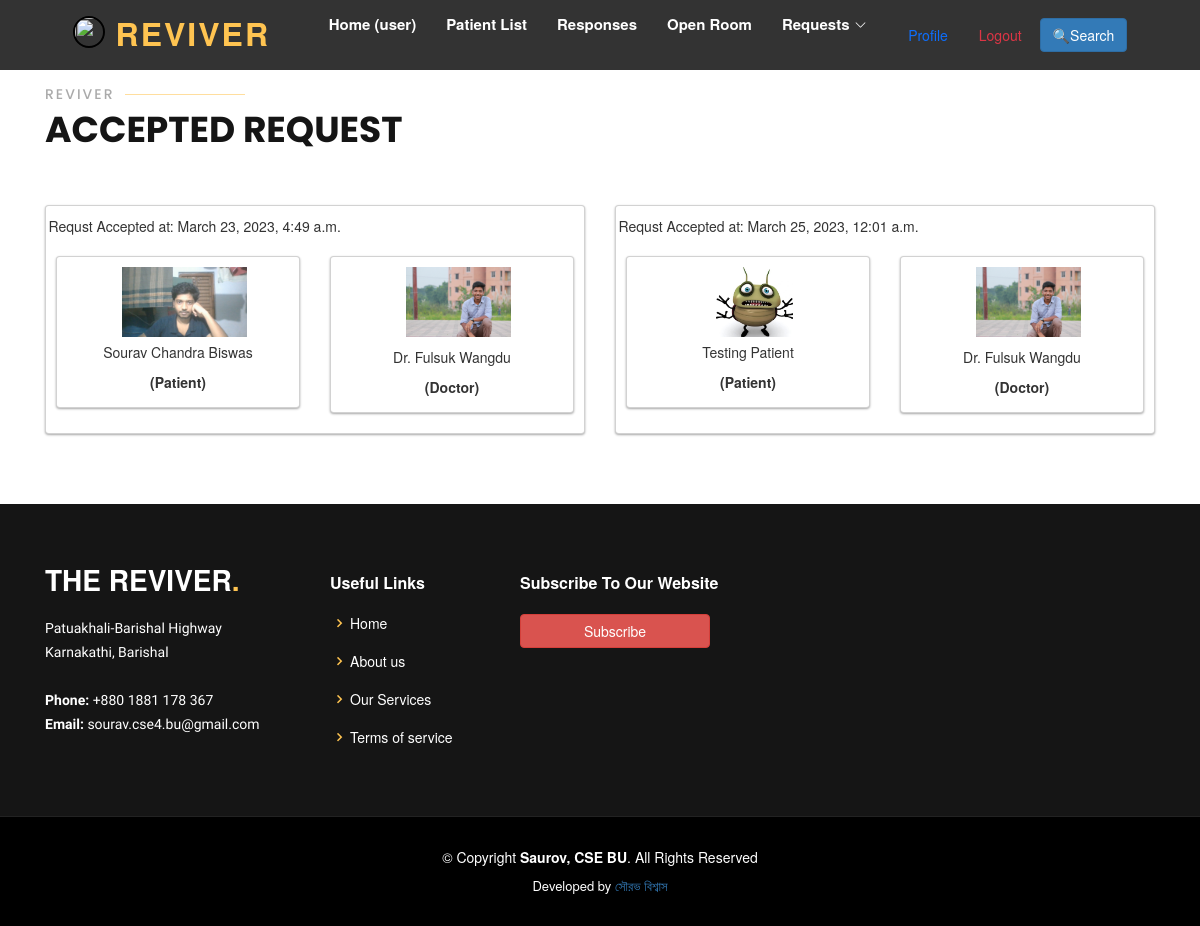
/user/patient_accepted/ (signed in), run on an earlier commit of the app's database.
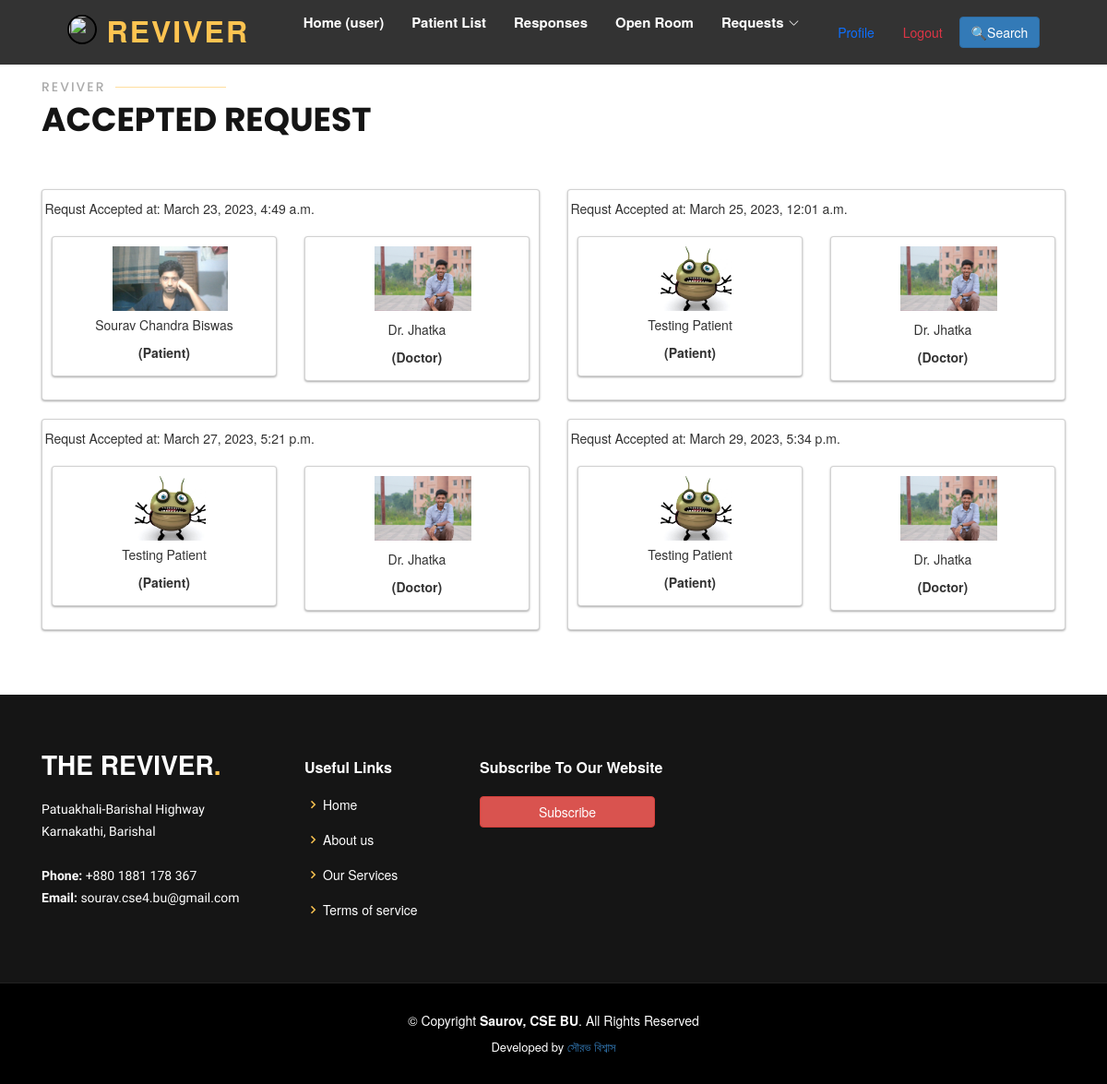
And on a later commit of the database.
### user/models.py (models this page shows, shortened)
class Patient(models.Model):
    gender_choice = (
            ('female', 'Female'),
            ('male', 'Male'),
            ('other', 'Other'),
        )
    user_profile = models.ForeignKey(UserProfile, on_delete = models.CASCADE)
    diagnosis = models.TextField(blank = True, null = True)
    name = models.CharField(max_length= 30, blank = True, null = True)
    age = models.IntegerField(blank = True, null = True)
    gender = models.CharField(max_length=30, blank=True, null=True, choices=gender_choice)
    image = models.ImageField(upload_to="images/",  blank=True, null = True)
    created_at = models.DateTimeField(default=get_current_time(), blank = True, null = True)
    def __init__(self, *args, **kwargs):
        user_profile = kwargs.pop('user_profile', None)
        super().__init__(*args, **kwargs)
        if user_profile:
            self.instance.user_profile = user_profile

### doctor/models.py (models this page shows, shortened)
class Doctordata(models.Model):
    gender_choice = (
            ('female', 'Female'),
            ('male', 'Male'),
            ('other', 'Other'),
        )
    regt = (
            ('medical', 'Medical'),
            ('dental', 'Dental'),
        )
    latenight = (
            ('yes', 'Yes'),
            ('no', 'No'),
        )
    user_profile = models.ForeignKey(UserProfile, on_delete=models.CASCADE, related_name='doctor_data', default = None)
    name = models.CharField(max_length = 200, null = True, blank = True)
    doctoremail = models.EmailField(max_length = 200, null = True, blank = True)
    regtype = models.CharField(max_length=30, blank=True, null=True, choices=regt)
    regnum = models.CharField(max_length = 30, unique = True, null = True, blank = True)
    NID = models.CharField(max_length = 20, unique = True, null = True, blank = True)
    image = models.ImageField(upload_to="images/",  blank=True, null = True)
    gender = models.CharField(max_length=30, blank=True, null=True, choices=gender_choice)
    dob  = models.DateField(null = True, blank = True)
    bio = models.TextField(null = True, blank = True)
    degrees = models.CharField(max_length = 200, null = True, blank = True)
    working_hospital = models.CharField(max_length = 200, null = True, blank = True)
    designation = models.CharField(max_length = 200, blank = True, null = True)
    latenightstatus = models.CharField(max_length=30, blank=True, null=True, choices=latenight)
    chamberaddress = models.CharField(max_length = 200, null = True, blank = True)
    oldpassword = models.CharField(max_length=128, null = True, blank = True)
    newpassword = models.CharField(max_length=18, null = True, blank = True)
    confirmpassword = models.CharField(max_length=18, null = True, blank = True)
    active_time_start = models.TimeField(null = True, blank = True)
    active_time_end = models.TimeField(null = True, blank = True)
    active_day = models.DateField(blank = True, null = True)
    visits = models.IntegerField(blank = True, null = True)
    rating = models.FloatField(default=0.0, blank = True, null = True)
    ratingcount = models.IntegerField(default=0, blank = True, null= True)
    def image_tag(self):
        if self.image:
            return mark_safe('<img src="{}" height="70" width="60" />'.format(self.image.url))
    image_tag.short_description = 'Image'

### user/views.py (the view)
# urls.py: path('patient_accepted/', views.patient_accepted, name = 'patient_accepted'),
def patient_accepted(request):
    context = {}
    if not request.user.is_authenticated:
        return redirect('signin')
    user_profile = UserProfile.objects.get(user=request.user)
    context['user_profile'] = user_profile
    if user_profile is not None:
        user_profile.last_seen = timezone.now()
        user_profile.save()
    data = Emgergency.objects.filter(user_profile=user_profile, status='Accepted')
    datas = []
    for ds in data:
        lst = []
        dd = ds.patient_profile
        dd.created_at = ds.reqdatetime
        print (dd.created_at)
        lst.append(dd)
        doctor_data = Doctordata.objects.get(user_profile=ds.doctor_profile)
        lst.append(doctor_data)
        datas.append(lst)
    context['resultset'] = datas
    return render(request, 'user/accepted.html', context)

### templates/user/accepted.html (shortened to what this page needs)
{% extends 'user/base.html' %}
{% load static %}
{% block addhead %}
<link rel="stylesheet" href="https://maxcdn.bootstrapcdn.com/bootstrap/3.4.1/css/bootstrap.min.css">
{% endblock %}
{% block body %}
<div class="section-title mt-5">
    <h2>Reviver</h2>
    <p>Accepted Request</p>
</div>
<div class="row">
    {% for ds in resultset %}
    <div class="col-md-6">
        <div class="card">
            <div class="card-body">
                <div class="row">
                    {% for data in ds %}
                    {% if forloop.counter == 1 %}
                    <p> Requst Accepted at: {{ data.created_at }} </p>
                    <div class="col-md-6">
                        <div class="card">
                            <div class="card-body">
                                <div class="image">
                                    <img src="{{ data.image.url }}" alt="no image found" style="width: 235px; height: 70px; object-fit: contain; object-position: center;">
                                </div>
                                <div class="card-inner text-center">
                                    <div class="header">
                                        <div class="row">
                                            <p class = "sm mt-2"> {{ data.name }}</p>
                                            <h7 class="fw-bold">(Patient)</h7>
                                        </div>
                                    </div>
                                </div>
                            </div>
                        </div>
                    </div>
                    {% else %}
                    <div class="col-md-6">
                        <div class="card">
                            <div class="card-body">
                                <div class="image">
                                    <img src="{{ data.image.url }}" alt="no image found" style="width: 235px; height: 70px; object-fit: contain; object-position: center;">
                                </div>
                                <div class="card-inner text-center mt-2">
                                    <div class="header">
                                        <div class="row">
                                            <p class = "sm mt-2"> {{ data.name }}</p>
                                            <h7 class="fw-bold">(Doctor)</h7>
                                                                              </div>
                                    </div>
                                </div>
                            </div>
                        </div>
                    </div>
                    {% endif %}
                    {% endfor %}
                </div>
            </div>
        </div>
    </div>
    {% endfor %}
</div>
{% endblock %}

### templates/user/base.html (shortened to what this page needs)
<!DOCTYPE html>
{% load static %}
<html lang="en">
<head>
  <link href="{% static 'assets/vendor/aos/aos.css' %}" rel="stylesheet">
  <link href="{% static 'assets/vendor/bootstrap/css/bootstrap.min.css' %}" rel="stylesheet">
  <link href="{% static 'assets/vendor/bootstrap-icons/bootstrap-icons.css' %}" rel="stylesheet">
  <link href="{% static 'assets/vendor/boxicons/css/boxicons.min.css' %}" rel="stylesheet">
  <link href="{% static 'assets/vendor/glightbox/css/glightbox.min.css' %}" rel="stylesheet">
  <link href="{% static 'assets/vendor/remixicon/remixicon.css' %}" rel="stylesheet">
  <link href="{% static 'assets/vendor/swiper/swiper-bundle.min.css' %}" rel="stylesheet">
  <link href="{% static 'assets/css/style.css' %}" rel="stylesheet">
  {% block addhead %}
  {% endblock %}
</head>
<body>
  <header id="header" class="fixed-top header-inner-pages">
    <div class="container d-flex align-items-center justify-content-lg-between">
      <h1 class="logo me-auto me-lg-0"><a href="{% url 'userhome' %}"><span><img
              src="{% static 'assets/img/stetheto.png' %}" rel="icon" width="32px" height="32px"
              style="position: relative; top: -5px; border: 2px solid black; border-radius: 50%;">
              Reviver
            </span></a>
      </h1>
      <nav id="navbar" class="navbar order-last order-lg-0">
        <ul>
          <li><a class="nav-link scrollto " href="{% url 'userhome' %}">Home
            {% if user_profile is none %}
              (guest)
              {% elif user_profile.role == "user" or user_profile.role == "User" %}
              (user)
              {% else %}
              (doctor)
              {% endif %}
          </a></li>
          {% if user_profile.role == "user" or user_profile.role == "User" %}
          <li><a class="nav-link scrollto" href="{% url 'showpatients' %}">Patient List</a></li>
          <li><a class="nav-link scrollto" href="{% url 'scheduled_meeting' %}">Responses</a></li>
          <li><a class="nav-link scrollto" href="{% url 'openroom' %}">Open Room</a></li>
          <li class="dropdown"><a href="{% url 'patient_accepted' %}"><span>Requests</span> <i
                class="bi bi-chevron-down"></i></a>
          </li>
          {% endif %}
        </ul>
      </nav>
      <div class="d-flex justify-content-end">
        {% if user_profile %}
        <a href="{% url 'userprofile' %}" class="btn btn-outline-primary me-2" role="button">Profile</a>
        <a href="{% url 'logout' %}" class="btn btn-outline-danger me-2" role="button">Logout</a>
        {% else %}
        <a href="{% url 'signup' %}" class="btn btn-outline-primary me-2" role="button">Get Started</a>
        {% endif %}
        <a href="{% url 'findin' %}" class="btn btn-primary" role="button">&#x1F50D;Search</a>
      </div>
    </div>
  </header>
  <main id="main">
    <section class="inner-page">
      <div class="container">
        {% block body %}
        {% endblock %}
      </div>
    </section>
  </main>
  <footer id="footer">
    <div class="footer-top">
      <div class="container">
        <div class="row">
          <div class="col-lg-3 col-md-6">
            <div class="footer-info">
              <h3>The Reviver<span>.</span></h3>
              <p>
                Patuakhali-Barishal Highway <br>
                Karnakathi, Barishal<br><br>
                <strong>Phone:</strong> +880 1881 178 367<br>
                <strong>Email:</strong> sourav.cse4.bu@gmail.com<br>
              </p>
            </div>
          </div>
          <div class="col-lg-2 col-md-6 footer-links">
            <h4>Useful Links</h4>
            <ul>
              <li><i class="bx bx-chevron-right"></i> <a href="{% url 'userhome' %}">Home</a></li>
              <li><i class="bx bx-chevron-right"></i> <a href="#">About us</a></li>
              <li><i class="bx bx-chevron-right"></i> <a href="#">Our Services</a></li>
              <li><i class="bx bx-chevron-right"></i> <a href="#">Terms of service</a></li>
            </ul>
          </div>
          <div class="col-lg-4 col-md-6 footer-newsletter">
            <h4>Subscribe To Our Website</h4>
            <a href="{% url 'payforsub' %}"><button type="button btn" class="btn btn-danger" style="width:190px"
                value="Subscribe">Subscribe</button></a>
          </div>
        </div>
      </div>
    </div>
    <div class="container">
      <div class="copyright">
        &copy; Copyright <strong><span>Saurov, CSE BU</span></strong>. All Rights Reserved
      </div>
      <div class="credits">
        Developed by <a href="https://www.facebook.com/souravbiswassanto">সৌরভ বিশ্বাস</a>
      </div>
    </div>
  </footer>
</body>
</html>

### static/assets/css/style.css (style rules this page uses)
body { font-family: "Open Sans", sans-serif; color: #444444; }
a { color: #ffc451; text-decoration: none; }
h1, h2, h3, h4, h5, h6 { font-family: "Raleway", sans-serif; }
#header { transition: all 0.5s; z-index: 997; padding: 0px 0; }
#header.header-scrolled, #header.header-inner-pages { background: rgba(0, 0, 0, 0.8); }
#header .logo { font-size: 32px; margin: 0; padding: 0; line-height: 1; font-weight: 700; letter-spacing: 2px; text-transform: uppercase; }
#header .logo a { color: #fff; }
#header .logo a span { color: #ffc451; }
#header .logo img { max-height: 40px; }
.navbar { padding: 0; }
.navbar ul { margin: 0; padding: 0; display: flex; list-style: none; align-items: center; }
.navbar li { position: relative; }
.navbar a, .navbar a:focus { display: flex; align-items: center; justify-content: space-between; padding: 10px 0 10px 30px; font-size: 15px; font-weight: 600; color: #fff; white-space: nowrap; transition: 0.3s; }
.navbar a i, .navbar a:focus i { font-size: 12px; line-height: 0; margin-left: 5px; }
section { padding: 60px 0; overflow: hidden; }
.section-title { padding-bottom: 40px; }
.section-title h2 { font-size: 14px; font-weight: 500; padding: 0; line-height: 1px; margin: 0 0 5px 0; letter-spacing: 2px; text-transform: uppercase; color: #aaaaaa; font-family: "Poppins", sans-serif; }
.section-title h2::after { content: ""; width: 120px; height: 1px; display: inline-block; background: #ffde9e; margin: 4px 10px; }
.section-title p { margin: 0; margin: 0; font-size: 36px; font-weight: 700; text-transform: uppercase; font-family: "Poppins", sans-serif; color: #151515; }
#footer { background: black; padding: 0 0 30px 0; color: #fff; font-size: 14px; }
#footer .footer-top { background: #151515; border-bottom: 1px solid #222222; padding: 60px 0 30px 0; }
#footer .footer-top .footer-info { margin-bottom: 30px; }
#footer .footer-top .footer-info h3 { font-size: 28px; margin: 0 0 20px 0; padding: 2px 0 2px 0; line-height: 1; font-weight: 700; text-transform: uppercase; }
#footer .footer-top .footer-info h3 span { color: #ffc451; }
#footer .footer-top .footer-info p { font-size: 14px; line-height: 24px; margin-bottom: 0; font-family: "Raleway", sans-serif; color: #fff; }
#footer .footer-top h4 { font-size: 16px; font-weight: 600; color: #fff; position: relative; padding-bottom: 12px; }
#footer .footer-top .footer-links { margin-bottom: 30px; }
#footer .footer-top .footer-links ul { list-style: none; padding: 0; margin: 0; }
#footer .footer-top .footer-links ul i { padding-right: 2px; color: #ffc451; font-size: 18px; line-height: 1; }
#footer .footer-top .footer-links ul li { padding: 10px 0; display: flex; align-items: center; }
#footer .footer-top .footer-links ul li:first-child { padding-top: 0; }
#footer .footer-top .footer-links ul a { color: #fff; transition: 0.3s; display: inline-block; line-height: 1; }
#footer .copyright { text-align: center; padding-top: 30px; }
#footer .credits { padding-top: 10px; text-align: center; font-size: 13px; color: #fff; }

### templates/user/accepted.html (style rules this page uses)
body { background: #eeeded; }
.card { box-shadow: 0 1px 3px rgba(0, 0, 0, 0.12), 0 1px 2px rgba(0, 0, 0, 0.24); transition: all 0.2s ease-in-out; box-sizing: border-box; margin-top: 10px; margin-bottom: 10px; background-color: #FFF; }
.card .header h2, h3 { margin-bottom: 0px; margin-top: 0px; }
.card .header { margin-bottom: 5px; }
.card img { width: 100%; }

What changed in the data, as far as the page shows it:
changed Doctordata: name "Dr. Fulsuk Wangdu" → "Dr. Jhatka"
now on one of the page's lists (row unchanged): Patient: created_at "March 27, 2023, 5:21 p.m.", name "Testing Patient", created_at "March 29, 2023, 5:34 p.m."
changed Patient "Testing Patient": gains Doctordata (image (picture), name "Dr. Jhatka")
